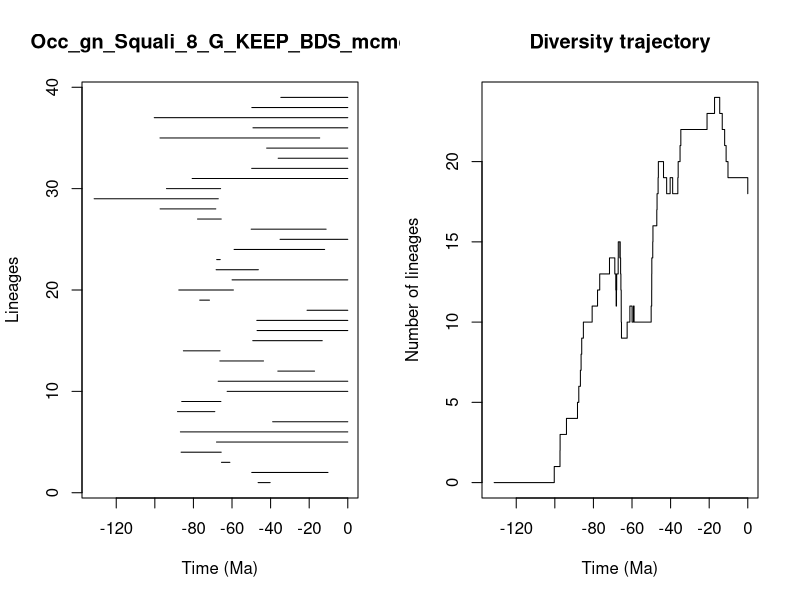

Write the R code that produced this figure.


pdf(file='../Results/Genus/5_MA_bins_EXT_EP/pyrate_mcmc_logs/Occ_gn_Squali_8_G_KEEP_BDS_mcmc_LTT.pdf',width=0.6*20, height=0.6*10)
title = "Occ_gn_Squali_8_G_KEEP_BDS_mcmc"
ts=c(46.47667293622585, 49.77168841451833,65.4630122026591,86.38654176454823,68.03844333159523,86.7493686604264,38.935730149337104,88.25314579884572,86.06397342237096,62.52183272026316,67.1696435814661,36.25489321665746,66.30637519493014,85.20429890598899,49.25000019083562,47.01698224647195,47.15485442156961,21.11153887193659,76.73319795304195,87.57921796875627,59.96809006405607,68.22433410103405,67.93946499452782,58.92573662994789,35.10132373587949,50.07302869297509,77.86396299239891,97.2671351306442,131.4466430921774,93.9700223604759,80.6577615918575,49.80052597183708,36.071585806313855,42.04457661868701,97.32403565333566,49.146556427288765,100.29942365159911,49.732440783112914,34.69725839807634)
te=c(40.23131426115549, 10.256538724386596,61.10253740382372,65.59212255870084,0.0,0.0,0.0,68.91375707471389,65.75670271907615,0.0,0.0,17.222700445009533,43.67687021985435,66.21726326555773,13.233704383811176,0.0,0.0,0.0,71.6719131117461,59.260945559926256,0.0,46.3451943541313,66.1103610828038,11.98700136259378,0.0,11.228711224070063,65.58229609824606,68.40324019253212,67.11315261793516,65.9079083616227,0.0,0.0,0.0,0.0,14.546220236449791,0.0,0.0,0.0,0.0)
div_traj=c(0, 1,2,3,4,5,6,7,8,9,10,11,12,13,14,13,12,11,12,13,14,15,14,15,14,13,12,11,10,9,10,11,10,11,10,11,12,13,14,15,16,17,18,19,20,19,18,19,18,19,20,21,22,23,24,23,22,21,20,19,18)
time_events=c(131.4466430921774, 100.29942365159911,97.32403565333566,97.2671351306442,93.9700223604759,88.25314579884572,87.57921796875627,86.7493686604264,86.38654176454823,86.06397342237096,85.20429890598899,80.6577615918575,77.86396299239891,76.73319795304195,71.6719131117461,68.91375707471389,68.40324019253212,68.22433410103405,68.03844333159523,67.93946499452782,67.1696435814661,67.11315261793516,66.30637519493014,66.21726326555773,66.1103610828038,65.9079083616227,65.75670271907615,65.59212255870084,65.58229609824606,65.4630122026591,62.52183272026316,61.10253740382372,59.96809006405607,59.260945559926256,58.92573662994789,50.07302869297509,49.80052597183708,49.77168841451833,49.732440783112914,49.25000019083562,49.146556427288765,47.15485442156961,47.01698224647195,46.47667293622585,46.3451943541313,43.67687021985435,42.04457661868701,40.23131426115549,38.935730149337104,36.25489321665746,36.071585806313855,35.10132373587949,34.69725839807634,21.11153887193659,17.222700445009533,14.546220236449791,13.233704383811176,11.98700136259378,11.228711224070063,10.256538724386596,0.0)
                par(mfrow=c(1,2))
                L = length(ts)
                plot(ts, 1:L , xlim=c(-max(ts)-1,0), pch=20, type="n", main=title,xlab="Time (Ma)",ylab="Lineages")
                for (i in 1:L){segments(x0=-te[i],y0=i,x1=-ts[i],y1=i)}    
                t = -time_events
                plot(div_traj ~ t,type="s", main = "Diversity trajectory",xlab="Time (Ma)",ylab="Number of lineages",xlim=c(-max(ts)-1,0))
                abline(v=c(65,200,251,367,445),lty=2,col="gray")
                
